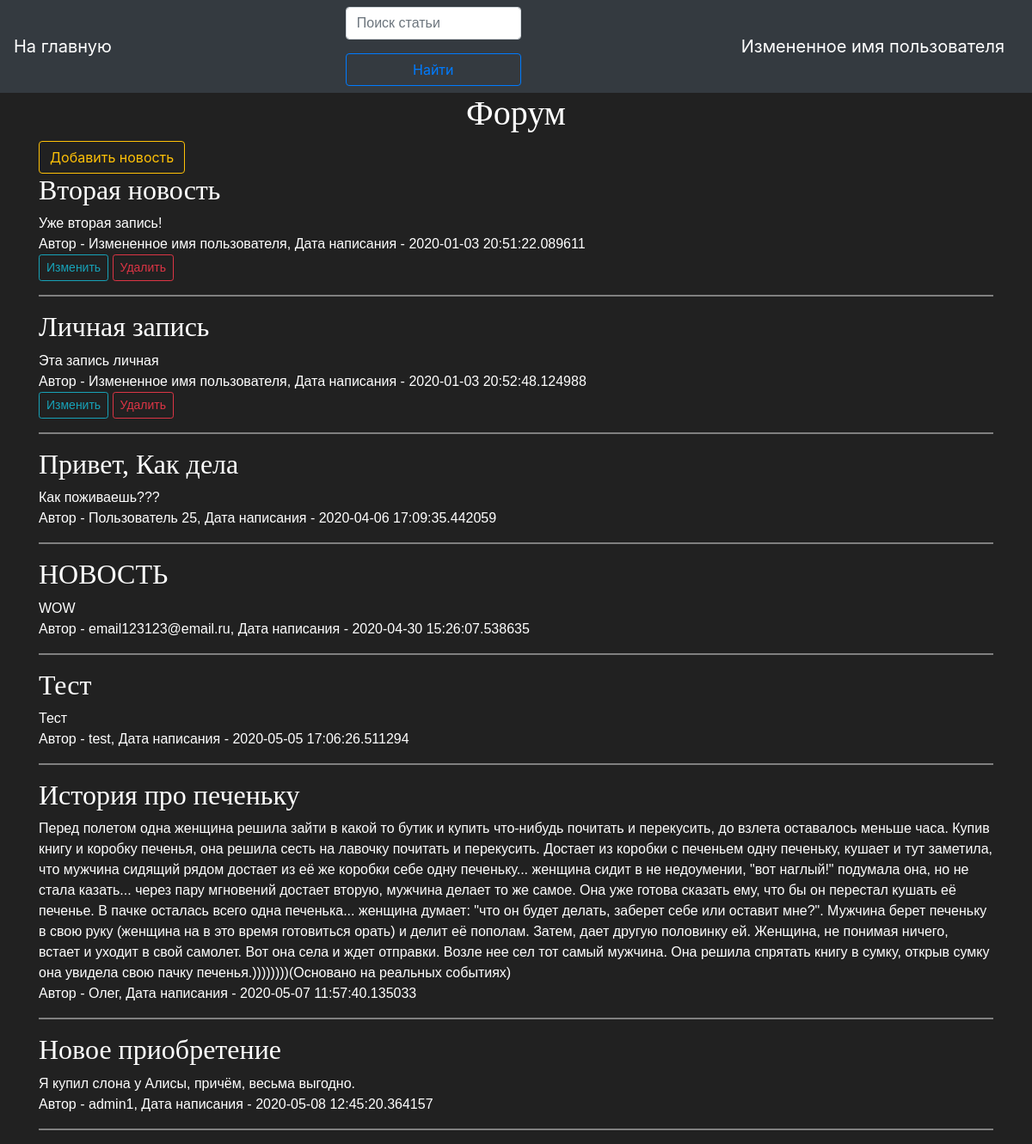
The page / (signed in) on the database its author committed.
### data/users.py (models this page shows, shortened)
class User(SqlAlchemyBase, UserMixin, SerializerMixin):
    __tablename__ = 'users'
    id = sqlalchemy.Column(sqlalchemy.Integer, primary_key=True, autoincrement=True)
    name = sqlalchemy.Column(sqlalchemy.String, nullable=True)
    about = sqlalchemy.Column(sqlalchemy.String, nullable=True)
    email = sqlalchemy.Column(sqlalchemy.String, index=True, unique=True, nullable=True)
    hashed_password = sqlalchemy.Column(sqlalchemy.String, nullable=True)
    created_date = sqlalchemy.Column(sqlalchemy.DateTime, default=datetime.datetime.now)
    news = orm.relation("News", back_populates='user')

### data/news.py (models this page shows)
class News(SqlAlchemyBase):
    __tablename__ = 'news'
    id = sqlalchemy.Column(sqlalchemy.Integer, primary_key=True, autoincrement=True)
    title = sqlalchemy.Column(sqlalchemy.String, nullable=True)
    content = sqlalchemy.Column(sqlalchemy.String, nullable=True)
    created_date = sqlalchemy.Column(sqlalchemy.DateTime, default=datetime.datetime.now)
    is_private = sqlalchemy.Column(sqlalchemy.Boolean, default=True)
    user_id = sqlalchemy.Column(sqlalchemy.Integer, sqlalchemy.ForeignKey("users.id"))
    user = orm.relation('User')

### main_auth.py (the view)
    @app.route("/")
    def index():
        global admin
        session = db_session.create_session()
        q = request.args.get('q')
        if q:
            news = session.query(News).filter(News.title.contains(q) | News.content.contains(q) & (News.is_private != True))
        elif current_user.is_authenticated:
            news = session.query(News).filter((News.user == current_user) | (News.is_private != True))
        else:
            news = session.query(News).filter(News.is_private != True)
        return render_template("index.html", news=news, admin=admin)

### data/db_session.py (called while the page is built)
def create_session() -> Session:
    global __factory
    return __factory()

### templates/index.html (shortened to what this page needs)
{% extends "base.html" %}
{% block content %}
<h1>Форум</h1>
{% if current_user.is_authenticated %}
    <a href="news" class="btn btn-outline-warning">Добавить новость</a>
{% endif %}
{% for item in news %}
<div class="col-md6">
    <h2>{{item.title}}</h2>
    <div>
        {{item.content}}
    </div>
    <div>
        Автор - {{item.user.name}}, Дата написания - {{item.created_date}}
    {% if current_user == item.user or admin == "да" and current_user.is_authenticated %}
    <div>
        <a href="/news/{{ item.id }}" class="btn btn-outline-info btn-sm">Изменить</a>
        <a href="/news_delete/{{ item.id }}" class="btn btn-outline-danger btn-sm">Удалить</a>
    </div>
    {% endif %}
    </div>
    <hr>
</div>
{% endfor %}
{% endblock %}

### templates/base.html (shortened to what this page needs)
<!DOCTYPE html>
<html lang="en">
<head>
    <link rel="stylesheet" href="https://stackpath.bootstrapcdn.com/bootstrap/4.4.1/css/bootstrap.min.css">
    <link rel="stylesheet" type="text/css" href="../static/css/style.css"/>
</head>
  <body>
    <header>
      <nav class="navbar navbar-dark bg-dark">
        <a class="navbar-brand" href="/">На главную</a>
        <form class="navbar-form navbar-left" method="GET">
          <div class="form-group">
            <input class="form-control" type="text" placeholder="Поиск статьи" name="q" value="{{ request.args.get('q', '') }}">
          </div>
          <button class="btn btn-outline-primary btn-block" type="submit" >Найти</button>
        </form>
          {% if current_user.is_authenticated %}
            <a class="navbar-brand" href="/logout">{{ current_user.name }}</a>
        {% else %}
            <p>
                <a class="btn btn-dark " href="/register">Зарегистрироваться</a>
                <a class="btn btn-dark" href="/login">Войти</a>
            </p>
        {% endif %}
      </nav>
    </header>
    <main role="main" class="container">
        {% block content %}{% endblock %}
    </main>
  </body>
</html>

### static/css/style.css (style rules this page uses)
h1 { font-family: Geneva, 'Times New Roman', Times, serif; text-align: center; }
h2 { font-family: Geneva, 'Times New Roman', Times, serif; }
div { font-family: Geneva, Arial, Helvetica, sans-serif; }
hr { border: none; height: 2px; background-color: grey; color: grey; }
body { background: #212121; color: #FFFFFF; }

### rows shown on the page
User: name "Измененное имя пользователя"
News: title "Вторая новость", content "Уже вторая запись!", user.name "Измененное имя пользователя", created_date "2020-01-03 20:51:22.089611"
News: title "Личная запись", content "Эта запись личная", user.name "Измененное имя пользователя", created_date "2020-01-03 20:52:48.124988"
News: title "Привет, Как дела", content "Как поживаешь???", user.name "Пользователь 25", created_date "2020-04-06 17:09:35.442059"
News: title "НОВОСТЬ", content "WOW", user.name "email123123@email.ru", created_date "2020-04-30 15:26:07.538635"
News: title "Тест", content "Тест", user.name "test", created_date "2020-05-05 17:06:26.511294"
News: title "История про печеньку", content "Перед полетом одна женщина решила зайти в какой то бутик и купить что-нибудь почитать и перекусить, до взлета оставалось меньше часа. Купив книгу и коробку печенья, она решила сесть на лавочку почитать и перекусить. Достает из коробки с печеньем одну печеньку, кушает и тут заметила, что мужчина сидящий рядом достает из её же коробки себе одну печеньку... женщина сидит в не недоумении, \"вот наглый!\" подумала она, но не стала казать... через пару мгновений достает вторую, мужчина делает то же самое. Она уже готова сказать ему, что бы он перестал кушать её печенье. В пачке осталась всего одна печенька... женщина думает: \"что он будет делать, заберет себе или оставит мне?\". Мужчина берет…", user.name "Олег", created_date "2020-05-07 11:57:40.135033"
News: title "Новое приобретение", content "Я купил слона у Алисы, причём, весьма выгодно.", user.name "admin1", created_date "2020-05-08 12:45:20.364157"
